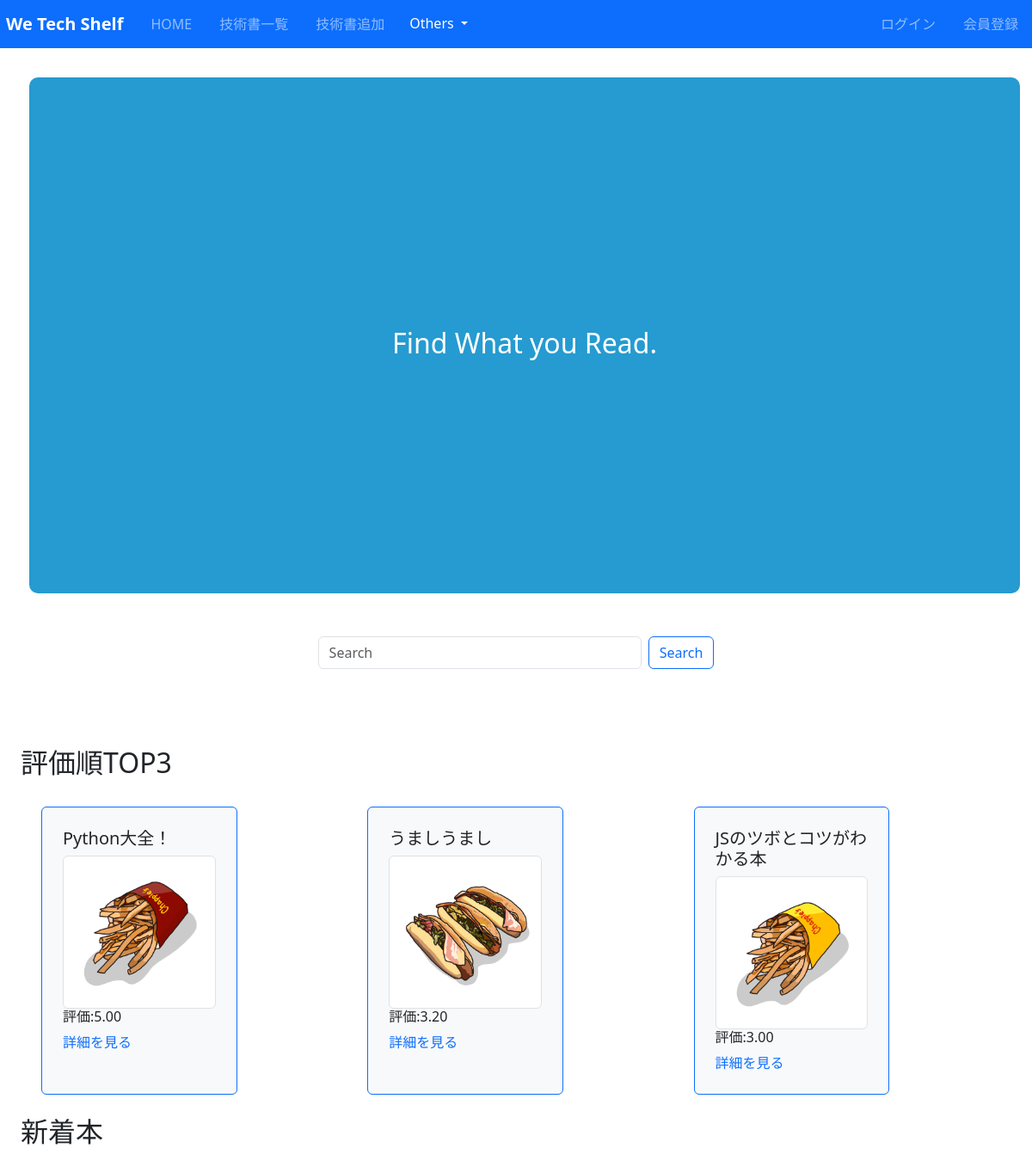
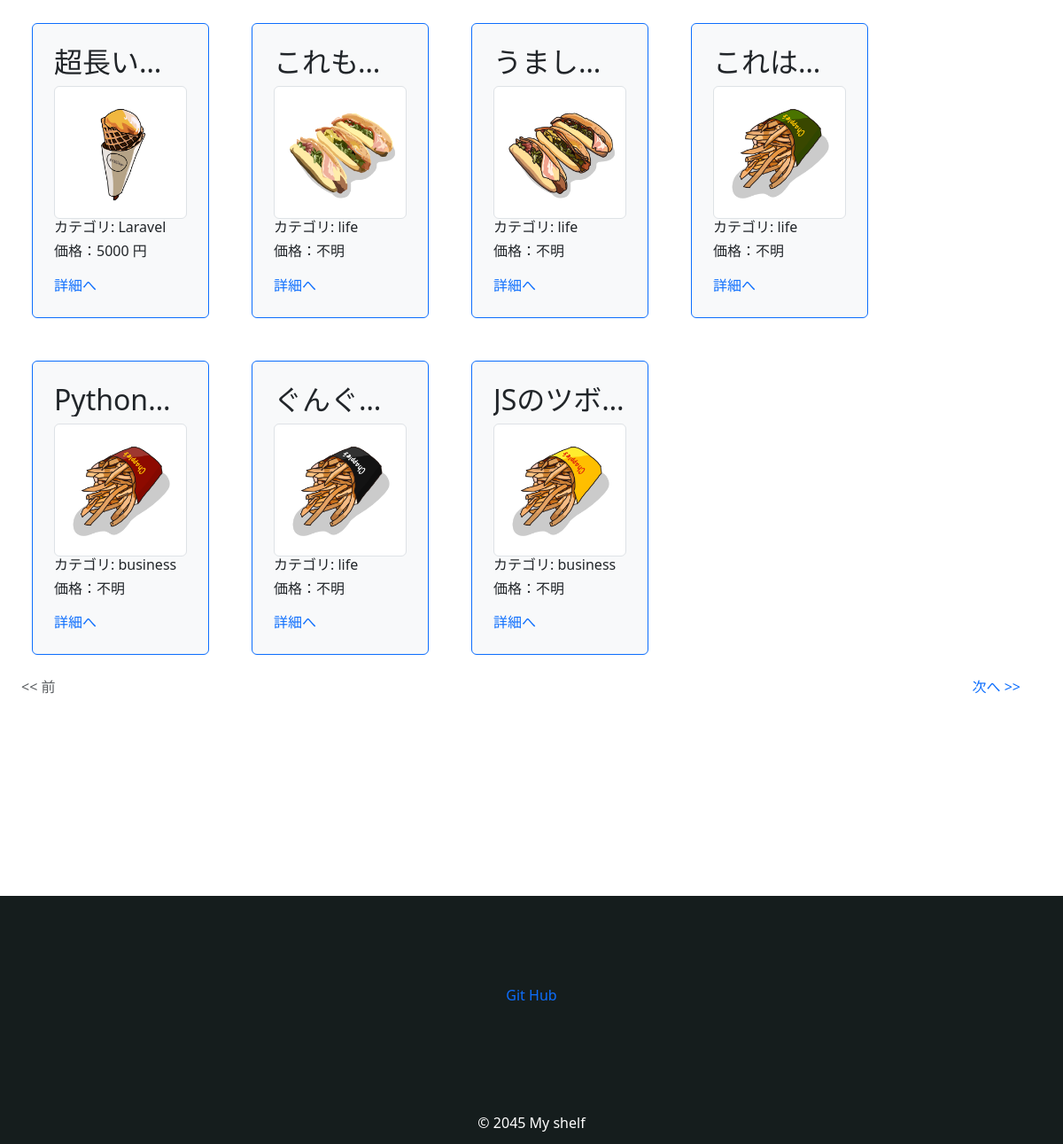
The page / on the database its author committed (2 pictures, top to bottom).
### book/models.py (models this page shows, shortened)
class Book(models.Model):
    title = models.CharField(max_length=100)
    text = models.TextField()
    thumbnail = models.ImageField(null=True, blank=True)
    category = models.CharField(max_length=100, choices=CATEGORY)
    user = models.ForeignKey('auth.User', on_delete=models.CASCADE)
    price = models.IntegerField(null=True, blank=True)
    url = models.URLField(null=True, blank=True)

### book/views.py (the view)
# urls.py: path('', views.index_view, name = 'index'),
def index_view(request):                #functionバージョン
    object_list = Book.objects.order_by('-id')  #Bookモデルのデータを最新で並べ替える
    ranking_list = Book.objects.annotate(avg_rating=Avg('review__rate')).order_by('-avg_rating')[:3]
    paginator = Paginator(ranking_list, ITEMS_PER_PAGE)
    paginator = Paginator(object_list, ITEMS_PER_PAGE)
    page_number = request.GET.get('page')
    page_obj = paginator.get_page(page_number)
    return render(request, 'book/index.html', {'object_list': object_list, 'ranking_list': ranking_list, 'page_obj':page_obj})  #index.htmlを表示する

### book/templates/book/index.html (shortened to what this page needs)
{% extends 'base.html' %}
{% block content %}
<div class="back">
    <h2>Find What you Read.</h2>
</div>
<div class="search">
    <form class="d-flex" action="{% url 'list-book' %}" method="get">
        <input name="q" class="form-control me-2" type="search" placeholder="Search" aria-label="Search">
        <button class="btn btn-outline-primary" type="submit">Search</button>
    </form>
</div>
<div class="row">
    <h2>評価順TOP3</h2>
    <div class="eva">
        {% for ranking_book in ranking_list %}
        <div class="p-4 m-4 bg-light border border-primary rounded">
            <h3 class="text-dark h5">{{ ranking_book.title }}</h3>
            <img src="{{ ranking_book.thumbnail.url }}" class="img-thumbnail" alt="thumbnail">
            <h6>評価:{{ ranking_book.avg_rating|floatformat:2 }}</h6>
            <a href="{% url 'detail-book' ranking_book.id %}">詳細を見る</a>
        </div>
        {% endfor %}
    </div>
</div>
<div class="row neworder">
    <h2>新着本</h2>
    {% for item in object_list %}
    <div class="p-4 m-4 bg-light border border-primary rounded disp1 item">
        <h2 class="text-dark text-truncate">{{ item.title }}</h2>
        <img src="{{ item.thumbnail.url }}" class="img-thumbnail" alt="thumbnail">
        <h6 >カテゴリ: {{ item.category }}</h6>
        {% if item.price == Null%}
        <h6>価格：不明</h6>
        {% else %}
        <h6>価格：{{ item.price }} 円</h6>
        {% endif %}
        <div class="mt-3">
            <a href="{% url 'detail-book' item.pk %}">詳細へ</a>
        </div>
    </div>
    {% endfor %}
    {% include 'book/components/pagination.html' %}
</div>
{% endblock content %}

### book/static/css/style.css (style rules this page uses)
a { text-decoration: none; }
.back { width: 100%; height:600px; background-color: #259bd1; padding: 10px; margin: 10px; border-radius: 10px; }
.back h2 { color: white; text-align: center; margin-top: 280px; }
.disp1 { width: 50%; height: auto; }
.search { width : 40%; height: auto; margin: 50px auto 90px auto; }
.eva { width: 90%; height: auto; display: flex; gap: 10%; }
.neworder { width: 100%; height: auto; display: flex; flex-wrap: wrap; }
.item { flex-basis: calc(16% - 5px); width: 200px; height: auto; }

### rows shown on the page
Book: title "Python大全！", thumbnail (picture), avg_rating "5.00", title "Python…", category "business", shows "価格：不明"
Book: title "うましうまし", thumbnail (picture), avg_rating "3.20", title "うまし…", category "life", shows "価格：不明"
Book: title "JSのツボとコツがわかる本", thumbnail (picture), avg_rating "3.00", title "JSのツボ…", category "business", shows "価格：不明"
Book: title "超長い…", thumbnail (picture), category "Laravel", price "5000"
Book: title "これも…", thumbnail (picture), category "life", shows "価格：不明"
Book: title "これは…", thumbnail (picture), category "life", shows "価格：不明"
Book: title "ぐんぐ…", thumbnail (picture), category "life", shows "価格：不明"
